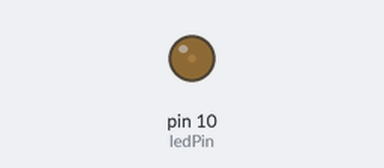
Bench run of a sketch on a simulated Arduino Uno, built with avr-gcc and run on an emulated ATmega328P. Parts: output pins drawn as LEDs (lit = HIGH).

Above: at 0.05 s.
At 6.0 s:
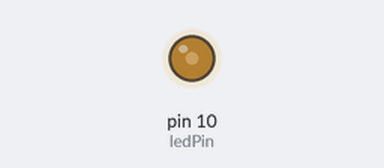
Timing chart, 0 to 7.8 s (numbered marks = the images above):
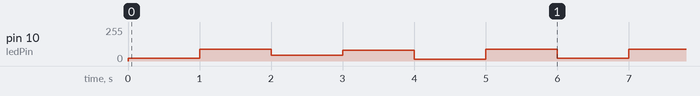

Measured:
- by itself, pin 10 (ledPin): repeats every 6.0 s: 89/255 1.0 s, 45/255 1.0 s, 79/255 1.0 s, 12/255 1.0 s, 90/255 1.0 s, 20/255 1.0 s

The sketch:

led_flicker.ino
```cpp
int ledPin = 10;
byte flicker[] = {20 , 89 , 45 , 79 , 12 , 90, 34 };
void setup()
{
  pinMode(ledPin , OUTPUT);
}
void loop()
{
  int i;
  for(i = 0 ; i<6 ; i++)
  {
    analogWrite(ledPin , flicker[i]);
    delay(1000);
  }
}
```
